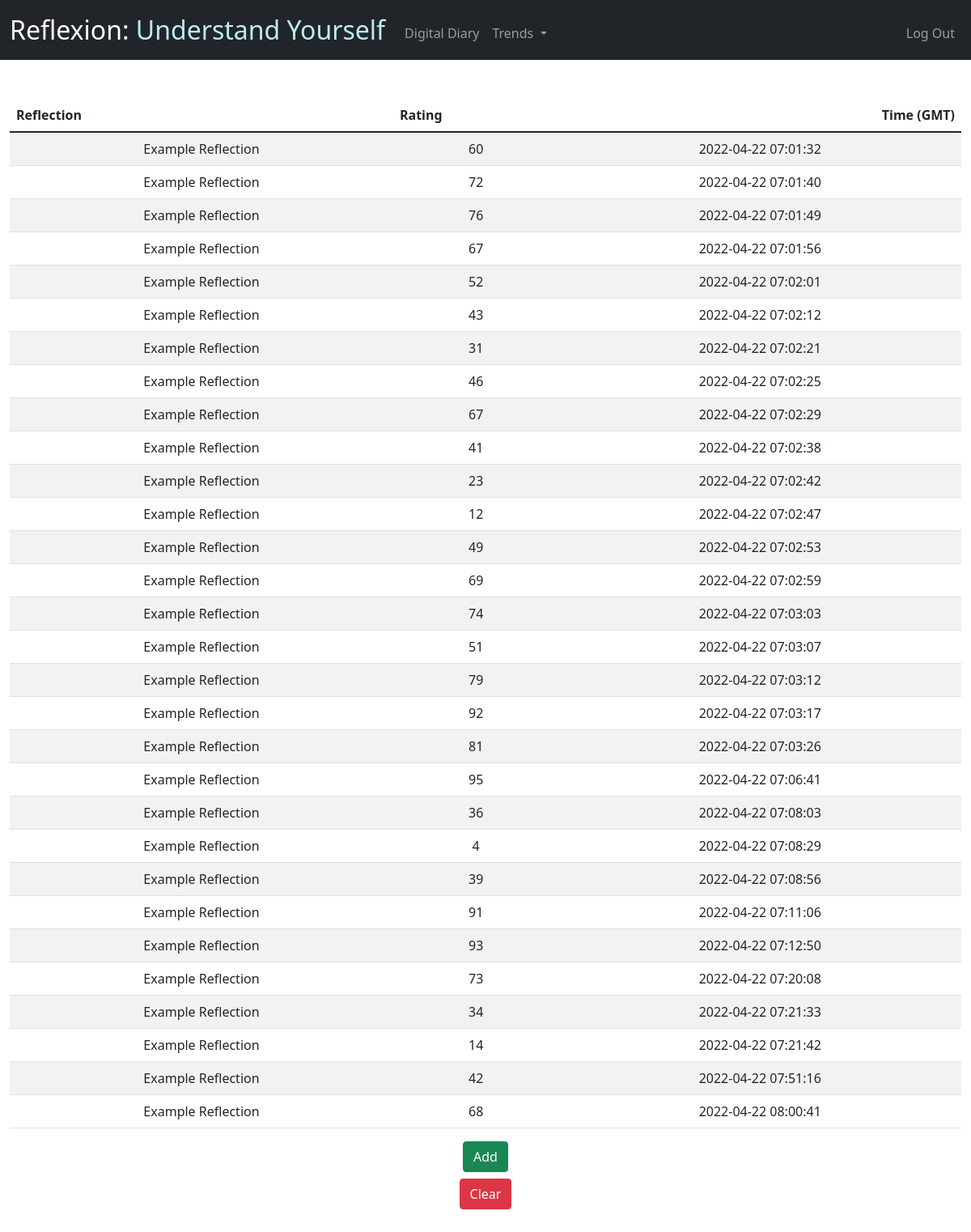
The page /diary (signed in) on the database its author committed.
### tables this page shows
CREATE TABLE diary (id INTEGER PRIMARY KEY AUTOINCREMENT, user_id INTEGER NOT NULL, rating INTEGER NOT NULL, reflection TEXT NOT NULL, time_1 INTEGER NOT NULL, time TEXT NOT NULL);

### app.py (the view)
@app.route("/diary")
@login_required
def diary():
    user_id = session["user_id"]
    history = db.execute("SELECT * FROM diary WHERE user_id = (?)", user_id)
    return render_template("diary.html", history=history)

### app.py (called while the page is built)
@app.after_request
def after_request(response):
    response.headers["Cache-Control"] = "no-cache, no-store, must-revalidate"
    response.headers["Expires"] = 0
    response.headers["Pragma"] = "no-cache"
    return response

### helpers.py (called while the page is built)
def login_required(f):
    @wraps(f)
    def decorated_function(*args, **kwargs):
        if session.get("user_id") is None:
            return redirect("/login")
        return f(*args, **kwargs)
    return decorated_function

### templates/diary.html (shortened to what this page needs)
{% extends "layout.html" %}
{% block main %}
<table class="table table-striped">
        <thead>
            <tr>
                <th class="text-start">Reflection</th>
                <th class="text-start">Rating</th>
                <th class="text-end">Time (GMT)</th>
            </tr>
        </thead>
        <tbody>
            {% for item in history %}
            <tr>
                <td>{{ item["reflection"] }}</td>
                <td>{{ item["rating"] }}</td>
                <td>{{ item["time"] }} </td>
            </tr>
            {% endfor %}
</table>
<div class="mb-2">
    <form action="/" method="get">
        <button id="Add" class="btn btn-success" type="submit">Add</button>
    </form>
</div>
<div class="mb-2">
    <form action="/clear" method="post">
        <button id="clear" class="btn btn-danger" type="submit">Clear</button>
    </form>
</div>
{% endblock %}

### templates/layout.html (shortened to what this page needs)
<!DOCTYPE html>
<html lang="en">
    <head>
        <link href="https://cdn.jsdelivr.net/npm/bootstrap@5.1.3/dist/css/bootstrap.min.css" rel="stylesheet">
        <link href="/static/styles.css" rel="stylesheet">
    </head>
    <body>
        <nav class="navbar navbar-expand-md navbar-dark bg-dark">
            <div class="container-fluid">
                <a class="navbar-brand" href="/"> Reflexion: <span class="muted">Understand Yourself</span></a>
                <div class="collapse navbar-collapse" id="navbar">
                    {% if session["user_id"] %}
                        <ul class="navbar-nav me-auto mt-2">
                            <li class="nav-item"><a class="nav-link" href="/diary">Digital Diary</a></li>
                            <li class="nav-item dropdown">
                                <a class="nav-link dropdown-toggle" href="#" id="navbarDropdown" role="button" data-bs-toggle="dropdown" aria-expanded="false">
                                    Trends
                                </a>
                            </li>
                        </ul>
                        <ul class="navbar-nav ms-auto mt-2">
                            <li class="nav-item"><a class="nav-link" href="/logout">Log Out</a></li>
                        </ul>
                    {% else %}
                        <ul class="navbar-nav ms-auto mt-2">
                            <li class="nav-item"><a class="nav-link" href="/register">Register</a></li>
                            <li class="nav-item"><a class="nav-link" href="/login">Log In</a></li>
                        </ul>
                    {% endif %}
                </div>
            </div>
        </nav>
        <main class="container-fluid py-5 text-center">
            {% block main %}{% endblock %}
        </main>
    </body>
</html>

### static/styles.css (style rules this page uses)
nav .navbar-brand { font-size: xx-large; }
nav .navbar-brand .muted { color: #bbedf2; }

### rows shown on the page
diary: reflection "Example Reflection", rating "60", time "2022-04-22 07:01:32"
diary: reflection "Example Reflection", rating "72", time "2022-04-22 07:01:40"
diary: reflection "Example Reflection", rating "76", time "2022-04-22 07:01:49"
diary: reflection "Example Reflection", rating "67", time "2022-04-22 07:01:56"
diary: reflection "Example Reflection", rating "52", time "2022-04-22 07:02:01"
diary: reflection "Example Reflection", rating "43", time "2022-04-22 07:02:12"
diary: reflection "Example Reflection", rating "31", time "2022-04-22 07:02:21"
diary: reflection "Example Reflection", rating "46", time "2022-04-22 07:02:25"
diary: reflection "Example Reflection", rating "67", time "2022-04-22 07:02:29"
diary: reflection "Example Reflection", rating "41", time "2022-04-22 07:02:38"
diary: reflection "Example Reflection", rating "23", time "2022-04-22 07:02:42"
diary: reflection "Example Reflection", rating "12", time "2022-04-22 07:02:47"
diary: reflection "Example Reflection", rating "49", time "2022-04-22 07:02:53"
diary: reflection "Example Reflection", rating "69", time "2022-04-22 07:02:59"
diary: reflection "Example Reflection", rating "74", time "2022-04-22 07:03:03"
diary: reflection "Example Reflection", rating "51", time "2022-04-22 07:03:07"
diary: reflection "Example Reflection", rating "79", time "2022-04-22 07:03:12"
diary: reflection "Example Reflection", rating "92", time "2022-04-22 07:03:17"
diary: reflection "Example Reflection", rating "81", time "2022-04-22 07:03:26"
diary: reflection "Example Reflection", rating "95", time "2022-04-22 07:06:41"
diary: reflection "Example Reflection", rating "36", time "2022-04-22 07:08:03"
diary: reflection "Example Reflection", rating "4", time "2022-04-22 07:08:29"
diary: reflection "Example Reflection", rating "39", time "2022-04-22 07:08:56"
diary: reflection "Example Reflection", rating "91", time "2022-04-22 07:11:06"
diary: reflection "Example Reflection", rating "93", time "2022-04-22 07:12:50"
diary: reflection "Example Reflection", rating "73", time "2022-04-22 07:20:08"
diary: reflection "Example Reflection", rating "34", time "2022-04-22 07:21:33"
diary: reflection "Example Reflection", rating "14", time "2022-04-22 07:21:42"
diary: reflection "Example Reflection", rating "42", time "2022-04-22 07:51:16"
diary: reflection "Example Reflection", rating "68", time "2022-04-22 08:00:41"
